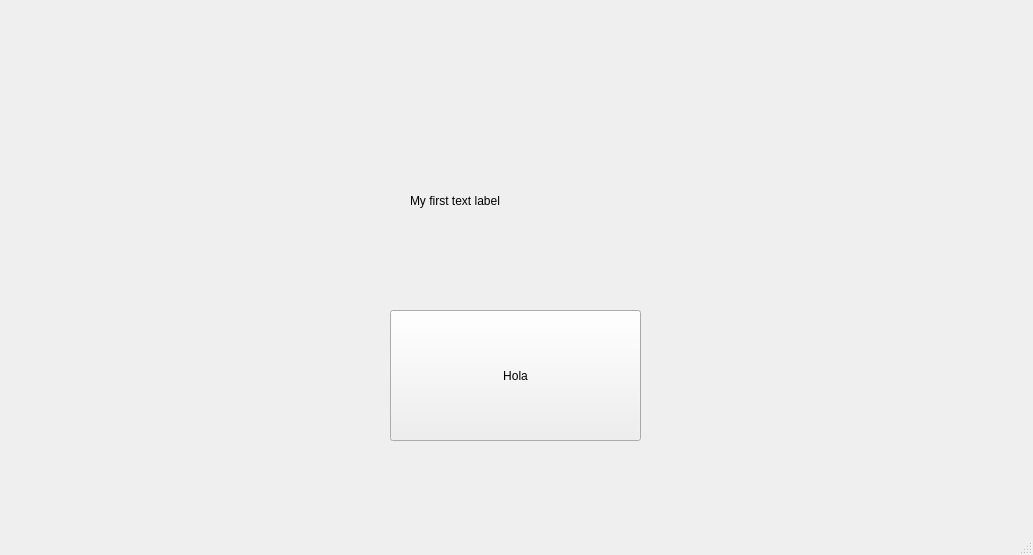
<?xml version="1.0" encoding="UTF-8"?>
<ui version="4.0">
 <class>MainWindow</class>
 <widget class="QMainWindow" name="MainWindow">
  <property name="geometry">
   <rect>
    <x>0</x>
    <y>0</y>
    <width>1033</width>
    <height>555</height>
   </rect>
  </property>
  <property name="windowTitle">
   <string>MainWindow</string>
  </property>
  <widget class="QWidget" name="centralwidget">
   <widget class="QPushButton" name="pushButtonHola">
    <property name="geometry">
     <rect>
      <x>390</x>
      <y>310</y>
      <width>251</width>
      <height>131</height>
     </rect>
    </property>
    <property name="text">
     <string>Hola</string>
    </property>
   </widget>
   <widget class="QLabel" name="labelHola">
    <property name="geometry">
     <rect>
      <x>410</x>
      <y>160</y>
      <width>231</width>
      <height>81</height>
     </rect>
    </property>
    <property name="text">
     <string>My first text label</string>
    </property>
   </widget>
  </widget>
  <widget class="QMenuBar" name="menubar">
   <property name="geometry">
    <rect>
     <x>0</x>
     <y>0</y>
     <width>1033</width>
     <height>30</height>
    </rect>
   </property>
  </widget>
  <widget class="QStatusBar" name="statusbar"/>
 </widget>
 <resources/>
 <connections/>
</ui>
